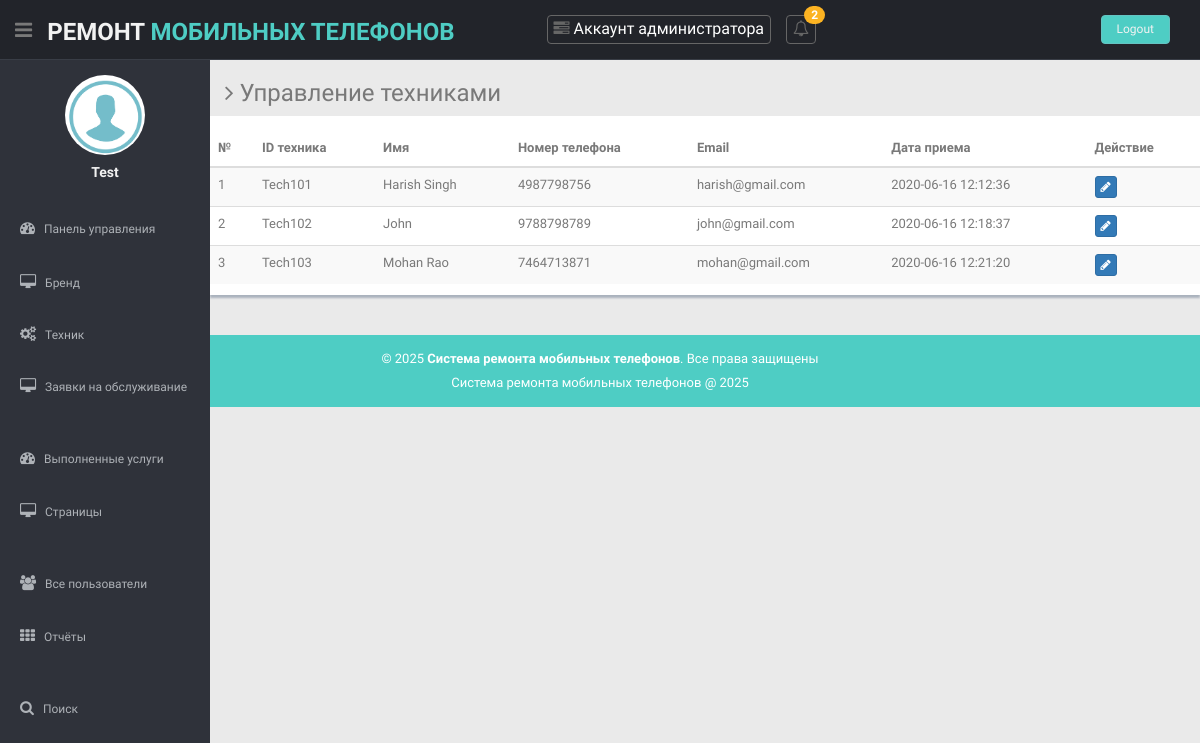
Page /admin/manage-technician.php (signed in) on the committed database.
### tables this page shows
CREATE TABLE IF NOT EXISTS `tbltechnician` (
  `ID` int NOT NULL AUTO_INCREMENT,
  `TechnicianID` varchar(50) DEFAULT NULL,
  `Name` varchar(200) DEFAULT NULL,
  `MobileNumber` bigint DEFAULT NULL,
  `Email` varchar(200) DEFAULT NULL,
  `Address` varchar(200) NOT NULL,
  `ProfilePic` varchar(200) DEFAULT NULL,
  `Password` varchar(200) DEFAULT NULL,
  `JoiningDate` timestamp NULL DEFAULT CURRENT_TIMESTAMP,
  PRIMARY KEY (`ID`),
  KEY `TechnicianID` (`TechnicianID`)
);

### admin/manage-technician.php (the view, shortened to what this page needs)
<?php
include('includes/dbconnection.php');
if (strlen($_SESSION['acrsaid']==0)) {
  header('location:logout.php');
  } else{
?>
<!DOCTYPE html>
<html lang="en">
<head>
  <link href="../lib/bootstrap/css/bootstrap.min.css" rel="stylesheet">
  <link href="../lib/font-awesome/css/font-awesome.css" rel="stylesheet" />
  <link href="../lib/advanced-datatable/css/demo_page.css" rel="stylesheet" />
  <link href="../lib/advanced-datatable/css/demo_table.css" rel="stylesheet" />
  <link rel="stylesheet" href="../lib/advanced-datatable/css/DT_bootstrap.css" />
  <link href="../css/style.css" rel="stylesheet">
  <link href="../css/style-responsive.css" rel="stylesheet">
</head>
<body>
  <section id="container">
   <?php include_once('includes/header.php');?>
  <?php include_once('includes/sidebar.php');?>
    <section id="main-content">
      <section class="wrapper">
        <h3><i class="fa fa-angle-right"></i> Управление техниками</h3>
        <div class="row mb">
          <div class="content-panel">
            <div class="adv-table">
            <table class="table table-striped table-advance table-hover">
          <thead>
            <tr>
              <th>№</th>
              <th>ID техника</th>
              <th>Имя</th>
              <th>Номер телефона</th>
              <th>Email</th>
              <th>Дата приема</th>
              <th>Действие</th>
                  </tr>
                </thead>
                <tbody>
                  <?php
$ret=mysqli_query($con,"select * from tbltechnician");
$cnt=1;
while ($row=mysqli_fetch_array($ret)) {
?>
                  <tr class="gradeX">
                    <td><?php echo $cnt;?></td>
                    <td><?php  echo $row['TechnicianID'];?></td>
                    <td><?php  echo $row['Name'];?></td>
                    <td><?php  echo $row['MobileNumber'];?></td>
                    <td><?php  echo $row['Email'];?></td>
                    <td class="hidden-phone"><?php  echo $row['JoiningDate'];?></td>
                    <td class="center hidden-phone"><a href="edit-technician-detail.php?editid=<?php echo htmlentities ($row['ID']);?>"><button class="btn btn-primary btn-xs"><i class="fa fa-pencil"></i></button></a></td>
                  </tr>
                  <?php
$cnt=$cnt+1;
}?>
                </tbody>
              </table>
            </div>
          </div>
        </div>
      </section>
    </section>
<?php include_once('includes/footer.php');?>
  </section>
</body>
</html>
<?php  } ?>

### admin/includes/sidebar.php (shortened to what this page needs)
<aside>
      <div id="sidebar" class="nav-collapse ">
        <ul class="sidebar-menu" id="nav-accordion">
          <p class="centered"><a href="profile.html"><img src="images/images.png" class="img-circle" width="80"></a></p>
          <?php
$aid=$_SESSION['acrsaid'];
$ret=mysqli_query($con,"select * from tbladmin where ID='$aid'");
while ($row=mysqli_fetch_array($ret)) {
?>
          <h5 class="centered"><?php  echo $row['AdminName'];?></h5><?php } ?>
          <li class="mt">
            <a  href="dashboard.php">
              <i class="fa fa-dashboard"></i>
                <span>Панель управления</span>
              </a>
          </li>
            <li class="sub-menu">
            <a href="javascript:;">
              <i class="fa fa-desktop"></i>
              <span>Бренд</span>
              </a>
            </li>
            <li class="sub-menu">
            <a href="javascript:;">
              <i class="fa fa-cogs"></i>
              <span>Техник</span>
              </a>
            </li>
          <li class="sub-menu dcjq-parent-li">
            <a href="javascript:;" class="dcjq-parent">
              <i class="fa fa-desktop"></i>
              <span>Заявки на обслуживание</span>
              <span class="dcjq-icon"></span></a>
            </li>
            <li class="mt">
            <a href="completed-servicebytech.php">
              <i class="fa fa-dashboard"></i>
              <span>Выполненные услуги</span>
              </a>
            </li>
            <li class="sub-menu dcjq-parent-li">
            <a href="javascript:;" class="dcjq-parent">
              <i class="fa fa-desktop"></i>
              <span>Страницы</span>
              <span class="dcjq-icon"></span></a>
            </li>
             <li class="mt">
            <a href="reg-users.php">
              <i class="fa fa-users"></i>
              <span>Все пользователи</span>
              </a>
            </li>
            <li class="sub-menu">
            <a href="javascript:;">
              <i class="fa fa-th"></i>
              <span>Отчёты</span>
              </a>
            </li>
             <li class="mt">
            <a href="search.php">
              <i class="fa fa-search"></i>
              <span>Поиск</span>
              </a>
          </li>
        </ul>
      </div>
    </aside>

### css/style.css (style rules this page uses)
body { color: #797979; background: #eaeaea; font-family: 'Ruda', sans-serif; padding: 0px !important; margin: 0px !important; font-size:13px; }
ul li { list-style: none; }
a, a:hover, a:focus { text-decoration: none; outline: none; }
#container { width: 100%; height: 100%; }
.centered { text-align: center; }
.mt { margin-top: 25px; }
.mb { margin-bottom: 25px; }
#sidebar { width: 210px; height: 100%; position: fixed; background: #2f323a; }
#sidebar h5 { color: #f2f2f2; font-weight: 700; }
#sidebar ul li { position: relative; }
ul.sidebar-menu , ul.sidebar-menu li ul.sub { margin: -2px 0 0; padding: 0; }
ul.sidebar-menu { margin-top: 75px; }
ul.sidebar-menu li { margin-bottom: 5px; margin-left:10px; margin-right:10px; }
ul.sidebar-menu li.sub-menu { line-height: 15px; }
ul.sidebar-menu li a span { display: inline-block; }
ul.sidebar-menu li a { color: #aeb2b7; text-decoration: none; display: block; padding: 15px 0 15px 10px; font-size: 12px; outline: none; -webkit-transition: all 0.3s ease; -moz-transition: all 0.3s ease; -o-transition: all 0.3s ease; -ms-transition: all 0.3s ease; transition: all 0.3s ease; }
ul.sidebar-menu li a i { font-size: 15px; padding-right: 6px; }
#main-content { margin-left: 210px; }
.wrapper { display: inline-block; margin-top: 60px; padding-left: 15px; padding-right: 15px; padding-bottom: 15px; padding-top: 0px; width: 100%; }
.content-panel { background: #ffffff; box-shadow: 0px 3px 2px #aab2bd; padding-top: 15px; padding-bottom: 5px; }

### rows in the picture
tbltechnician: TechnicianID "Tech101", Name "Harish Singh", MobileNumber "4987798756", Email "harish@gmail.com", JoiningDate "2020-06-16 12:12:36"
tbltechnician: TechnicianID "Tech102", Name "John", MobileNumber "9788798789", Email "john@gmail.com", JoiningDate "2020-06-16 12:18:37"
tbltechnician: TechnicianID "Tech103", Name "Mohan Rao", MobileNumber "7464713871", Email "mohan@gmail.com", JoiningDate "2020-06-16 12:21:20"

### other values in the picture
$num "2"
$row['AdminName'] "Test"
